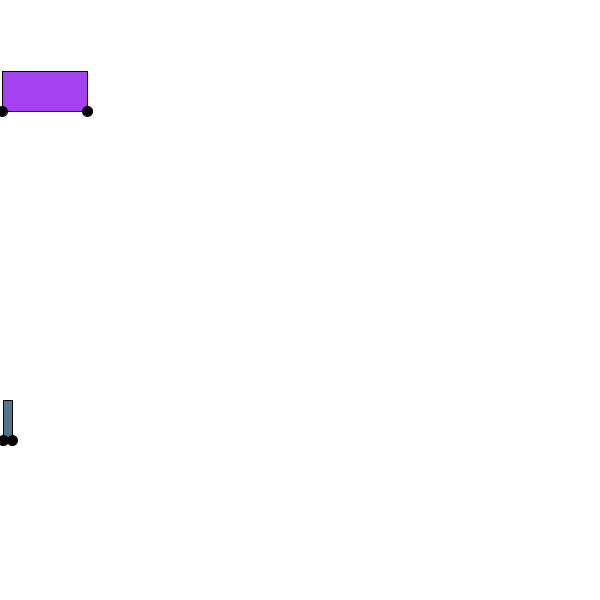
Frame 1 (no input)
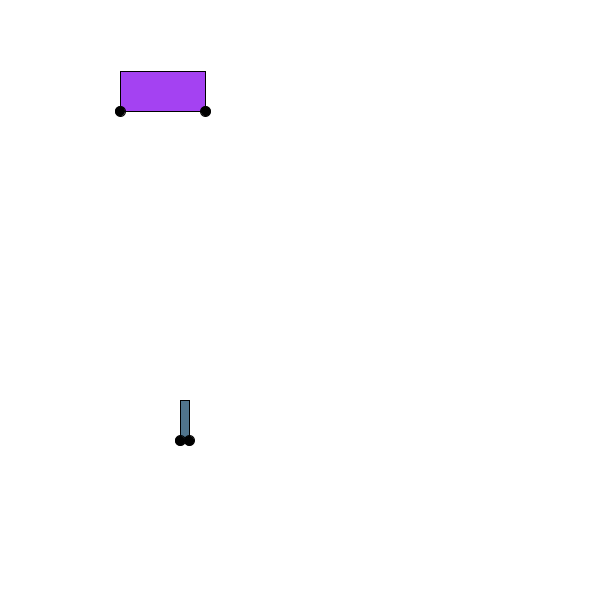
Frame 60 (the mouse pressed at the canvas centre just before this capture)
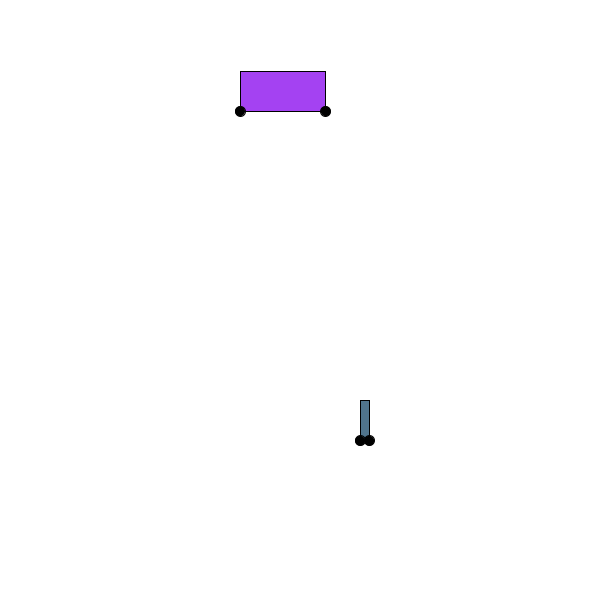
Frame 120 (the mouse held since frame 60 and released just before this capture)

The Processing sketch that drew these frames (run headless with seeded random() and noise(); from frame 60 on, the mouse is pressed at the canvas centre):

// Processing sketch: A9L_A3
// ── A9L_A3.pde
Car car1;
Car car3;

void setup() {
  size(600, 600);

  car1 = new Car();
  car1.setMembers(getRandomColor(), 0, random(height/2), random(100), 2);
  car3 = new Car();
  car3.setMembers(getRandomColor(), 0, random(height/2, height), random(100), 3);
  
}

void draw(){
  background(255);
  car1.move();
  car3.move();
  car1.drawMe();
  car3.drawMe();
}

color getRandomColor() {
  return color(random(255), random(255), random(255));
}

// ── Car.pde
// Klasse
class Car {

  // Klassen Attribute
  color c;
  float carLength;    // length ist ein von processing reserviertes wort und kann nicht als variablen Name benutzt werden
  float x;
  float y;
  float speed;


  // Klassen Funktionalität
  void setMembers(color c, float x, float y, float carLength, float speed){
    this.c = c;
    this.x = x;
    this.y = y;
    this.carLength = carLength;
    this.speed = speed;
  }
  
  void drawMe(){
   fill(c);
   rect(x, y, carLength, 40);
   fill(0);
   ellipse(x, y+40, 10, 10);
   ellipse(x+carLength, y+40, 10, 10);
  }
  
  void move(){
    x += speed;
  }
  
}
